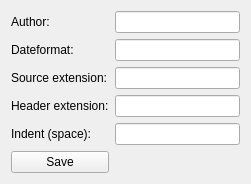
<?xml version="1.0" encoding="UTF-8"?>
<ui version="4.0">
 <class>UserSettingsDialogView</class>
 <widget class="QWidget" name="UserSettingsDialogView">
  <property name="enabled">
   <bool>true</bool>
  </property>
  <property name="geometry">
   <rect>
    <x>0</x>
    <y>0</y>
    <width>251</width>
    <height>177</height>
   </rect>
  </property>
  <property name="windowTitle">
   <string>User settings</string>
  </property>
  <property name="windowIcon">
   <iconset resource="Icons.qrc">
    <normaloff>:/ToolIcons/Icon_Settings.png</normaloff>:/ToolIcons/Icon_Settings.png</iconset>
  </property>
  <property name="title" stdset="0">
   <string/>
  </property>
  <property name="subTitle" stdset="0">
   <string/>
  </property>
  <layout class="QGridLayout" name="gridLayout_2">
   <item row="9" column="1">
    <widget class="QLineEdit" name="settingsDateEdit"/>
   </item>
   <item row="24" column="0">
    <widget class="QPushButton" name="settingsSave">
     <property name="enabled">
      <bool>true</bool>
     </property>
     <property name="text">
      <string>Save</string>
     </property>
    </widget>
   </item>
   <item row="9" column="0">
    <widget class="QLabel" name="settingsDateLabel">
     <property name="text">
      <string>Dateformat:</string>
     </property>
    </widget>
   </item>
   <item row="19" column="1">
    <widget class="QLineEdit" name="settingsHeaderExEdit"/>
   </item>
   <item row="22" column="1">
    <widget class="QLineEdit" name="settingsIndentEdit"/>
   </item>
   <item row="22" column="0">
    <widget class="QLabel" name="settingsIndentLabel">
     <property name="text">
      <string>Indent (space):</string>
     </property>
    </widget>
   </item>
   <item row="19" column="0">
    <widget class="QLabel" name="settingsHeaderExLabel">
     <property name="text">
      <string>Header extension:</string>
     </property>
    </widget>
   </item>
   <item row="13" column="0">
    <widget class="QLabel" name="settingsSourceExLabel">
     <property name="text">
      <string>Source extension:</string>
     </property>
    </widget>
   </item>
   <item row="8" column="1">
    <widget class="QLineEdit" name="settingsAuthorEdit"/>
   </item>
   <item row="8" column="0">
    <widget class="QLabel" name="settingsAuthorLabel">
     <property name="text">
      <string>Author:</string>
     </property>
    </widget>
   </item>
   <item row="13" column="1">
    <widget class="QLineEdit" name="settingsSourceExEdit"/>
   </item>
   <item row="25" column="0">
    <spacer name="verticalSpacer">
     <property name="orientation">
      <enum>Qt::Vertical</enum>
     </property>
     <property name="sizeHint" stdset="0">
      <size>
       <width>20</width>
       <height>40</height>
      </size>
     </property>
    </spacer>
   </item>
  </layout>
 </widget>
 <resources>
  <include location="Icons.qrc"/>
 </resources>
 <connections/>
</ui>
